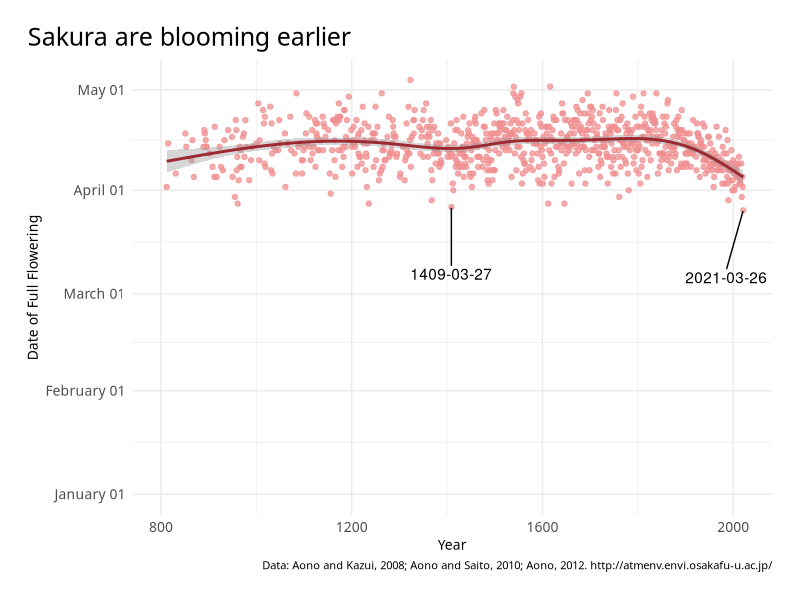

This figure's R source: (Note: this script raises an error after producing the figure.)
## ---- chunk 1
knitr::opts_chunk$set(echo = TRUE)
## ---- chunk 2
library(tidyverse)
library(lubridate)
library(stringr)
library(ggrepel)
## ---- chunk 3
# Add styling information: 
width <- 6
title_font <- "Noto Sans Bold"
main_font <- "NotoSans"

theme_set(theme_minimal())
theme <- theme_update(
  text = element_text(family = main_font),
  plot.title = element_text(family = title_font, size = 18),
  plot.title.position = "plot",
  legend.position = "none",
  axis.title = element_text(size = 10),
  axis.text = element_text(size = 10),
  axis.title.x = element_text(family = main_font),
  axis.title.y = element_text(family = main_font),
  plot.caption = element_text(family = main_font, size = 8),
  plot.margin = margin(20,20,20,20)
  #plot.background = element_rect(fill = "#eceff4")
)

# Read in the data
sakura <- read.csv("sakura.csv", header = TRUE, sep=",", col.names = c("year", "dayOfYear", "rawDate", "sourceCode", "typeCode", "reference"))

# Turn rawDate and year into a date, calculate day of the year
sakura <- sakura %>% 
  mutate(date = make_date(year, str_sub(rawDate, 1,1), str_sub(rawDate, 2,3)), doy = yday(date))%>%
  mutate(bloom_date = as.Date(doy, origin = "2020-01-01"))
  
latest <- max(sakura$bloom_date, na.rm = TRUE)

to_label <- sakura %>% slice_min(order_by = doy, n = 2)

sakura %>%
  ggplot(aes(year, bloom_date))+
  geom_point(color = "#F08F90", alpha = 0.75)+
  geom_smooth(color = "#9D2933")+ 
  geom_text_repel(data = to_label, aes(label = as.character(date)), nudge_y = -20)+
  scale_y_date(labels = scales::label_date("%B %d"))+
  coord_cartesian(ylim = as.Date(c("2020-01-01", latest)), expand = TRUE) + 
  labs(
    title = "Sakura are blooming earlier",
    x = "Year",
    y = "Date of Full Flowering",
    caption = "Data: Aono and Kazui, 2008; Aono and Saito, 2010; Aono, 2012. http://atmenv.envi.osakafu-u.ac.jp/"
  ) + 
  ggsave("sakura-plot.png", width = width, height = width*.618)
